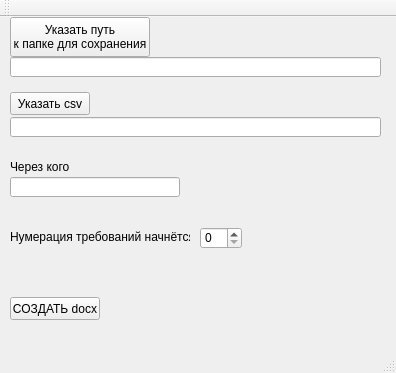
<?xml version="1.0" encoding="UTF-8"?>
<ui version="4.0">
 <class>MainWindow</class>
 <widget class="QMainWindow" name="MainWindow">
  <property name="geometry">
   <rect>
    <x>0</x>
    <y>0</y>
    <width>396</width>
    <height>373</height>
   </rect>
  </property>
  <property name="windowTitle">
   <string>MainWindow</string>
  </property>
  <widget class="QWidget" name="centralWidget">
   <widget class="QPushButton" name="pushButton_2">
    <property name="geometry">
     <rect>
      <x>10</x>
      <y>75</y>
      <width>80</width>
      <height>23</height>
     </rect>
    </property>
    <property name="text">
     <string>Указать csv</string>
    </property>
   </widget>
   <widget class="QPushButton" name="pushButton">
    <property name="geometry">
     <rect>
      <x>10</x>
      <y>0</y>
      <width>140</width>
      <height>40</height>
     </rect>
    </property>
    <property name="text">
     <string>Указать путь
к папке для сохранения</string>
    </property>
   </widget>
   <widget class="QPushButton" name="pushButton_3">
    <property name="geometry">
     <rect>
      <x>10</x>
      <y>280</y>
      <width>90</width>
      <height>23</height>
     </rect>
    </property>
    <property name="text">
     <string>СОЗДАТЬ docx</string>
    </property>
   </widget>
   <widget class="QLineEdit" name="lineEdit">
    <property name="geometry">
     <rect>
      <x>10</x>
      <y>40</y>
      <width>371</width>
      <height>20</height>
     </rect>
    </property>
   </widget>
   <widget class="QLineEdit" name="lineEdit_2">
    <property name="geometry">
     <rect>
      <x>10</x>
      <y>100</y>
      <width>371</width>
      <height>20</height>
     </rect>
    </property>
   </widget>
   <widget class="QLineEdit" name="lineEdit_3">
    <property name="geometry">
     <rect>
      <x>10</x>
      <y>160</y>
      <width>170</width>
      <height>20</height>
     </rect>
    </property>
   </widget>
   <widget class="QLabel" name="label">
    <property name="geometry">
     <rect>
      <x>10</x>
      <y>140</y>
      <width>70</width>
      <height>20</height>
     </rect>
    </property>
    <property name="text">
     <string>Через кого</string>
    </property>
   </widget>
   <widget class="QLabel" name="label_2">
    <property name="geometry">
     <rect>
      <x>10</x>
      <y>210</y>
      <width>180</width>
      <height>20</height>
     </rect>
    </property>
    <property name="text">
     <string>Нумерация требований начнётся с</string>
    </property>
   </widget>
   <widget class="QSpinBox" name="spinBox">
    <property name="geometry">
     <rect>
      <x>200</x>
      <y>210</y>
      <width>42</width>
      <height>22</height>
     </rect>
    </property>
    <property name="maximum">
     <number>9999</number>
    </property>
   </widget>
  </widget>
  <widget class="QMenuBar" name="menuBar">
   <property name="geometry">
    <rect>
     <x>0</x>
     <y>0</y>
     <width>396</width>
     <height>21</height>
    </rect>
   </property>
  </widget>
  <widget class="QToolBar" name="mainToolBar">
   <attribute name="toolBarArea">
    <enum>TopToolBarArea</enum>
   </attribute>
   <attribute name="toolBarBreak">
    <bool>false</bool>
   </attribute>
  </widget>
  <widget class="QStatusBar" name="statusBar"/>
 </widget>
 <layoutdefault spacing="6" margin="11"/>
 <resources/>
 <connections/>
</ui>
